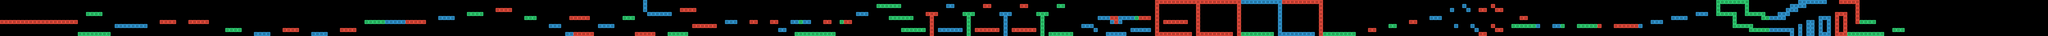

Below is a game level as drawn by its tile map, then a one-line description and the .tmx that defines it (tile-layer data replaced by summaries):
An orthogonal 500x9 tile map with 32x32 px tiles, 3 tile layers (red, green, blue), 3 tilesets and 91 objects.

<map version="1.0" tiledversion="1.0.2" orientation="orthogonal" renderorder="left-up" width="500" height="9" tilewidth="32" tileheight="32" nextobjectid="171">
 <tileset firstgid="1" source="redBlock.tsx" />
 <tileset firstgid="2" source="greenBlock.tsx" />
 <tileset firstgid="3" source="blueBlock.tsx" />
 <layer name="red" width="500" height="9">
  <data>[4500 cells, 240 non-empty, 1 distinct tile ids]</data>
 </layer>
 <layer name="green" width="500" height="9">
  <data>[4500 cells, 173 non-empty, 1 distinct tile ids]</data>
 </layer>
 <layer name="blue" width="500" height="9">
  <data>[4500 cells, 194 non-empty, 1 distinct tile ids]</data>
 </layer>
 <objectgroup name="end">
  <object id="59" x="14984" y="9.33333" width="409.333" height="265.333">
   <ellipse />
  </object>
 </objectgroup>
 <objectgroup name="spawnPoint">
  <object id="4" x="110.667" y="17.3333">
   <ellipse />
  </object>
 </objectgroup>
 <objectgroup name="coins">
  <object id="5" x="4529.33" y="240">
   <ellipse />
  </object>
  <object id="7" x="3008" y="128">
   <ellipse />
  </object>
  <object id="8" x="3168" y="128">
   <ellipse />
  </object>
  <object id="9" x="736" y="64">
   <ellipse />
  </object>
  <object id="10" x="1440" y="65.3333">
   <ellipse />
  </object>
  <object id="12" x="4497.33" y="241.333">
   <ellipse />
  </object>
  <object id="13" x="4558.67" y="240">
   <ellipse />
  </object>
  <object id="25" x="6254.33" y="138">
   <ellipse />
  </object>
  <object id="28" x="2272" y="192">
   <ellipse />
  </object>
  <object id="29" x="5120" y="64">
   <ellipse />
  </object>
  <object id="30" x="5152" y="64">
   <ellipse />
  </object>
  <object id="31" x="5184" y="64">
   <ellipse />
  </object>
  <object id="37" x="6063" y="144">
   <ellipse />
  </object>
  <object id="41" x="6272" y="224">
   <ellipse />
  </object>
  <object id="51" x="6896" y="13.3333">
   <ellipse />
  </object>
  <object id="52" x="6961.33" y="112">
   <ellipse />
  </object>
  <object id="53" x="6997.33" y="113.333">
   <ellipse />
  </object>
  <object id="54" x="7061.33" y="206.667">
   <ellipse />
  </object>
  <object id="55" x="7090.67" y="208">
   <ellipse />
  </object>
  <object id="56" x="7121.33" y="208">
   <ellipse />
  </object>
  <object id="62" x="7424" y="0">
   <ellipse />
  </object>
  <object id="63" x="7712" y="0">
   <ellipse />
  </object>
  <object id="64" x="8000" y="0">
   <ellipse />
  </object>
  <object id="65" x="8288" y="0">
   <ellipse />
  </object>
  <object id="66" x="7424" y="192">
   <ellipse />
  </object>
  <object id="67" x="7712" y="192">
   <ellipse />
  </object>
  <object id="68" x="8000" y="192">
   <ellipse />
  </object>
  <object id="69" x="8288" y="224">
   <ellipse />
  </object>
  <object id="70" x="9184" y="128">
   <ellipse />
  </object>
  <object id="71" x="9216" y="128">
   <ellipse />
  </object>
  <object id="72" x="9184" y="224">
   <ellipse />
  </object>
  <object id="73" x="9216" y="224">
   <ellipse />
  </object>
  <object id="74" x="9504" y="224">
   <ellipse />
  </object>
  <object id="75" x="9536" y="224">
   <ellipse />
  </object>
  <object id="76" x="9856" y="224">
   <ellipse />
  </object>
  <object id="77" x="9824" y="224">
   <ellipse />
  </object>
  <object id="78" x="10176" y="224">
   <ellipse />
  </object>
  <object id="79" x="10144" y="224">
   <ellipse />
  </object>
  <object id="80" x="10496" y="224">
   <ellipse />
  </object>
  <object id="81" x="10464" y="224">
   <ellipse />
  </object>
  <object id="82" x="8608" y="96">
   <ellipse />
  </object>
  <object id="83" x="8640" y="96">
   <ellipse />
  </object>
  <object id="84" x="8736" y="224">
   <ellipse />
  </object>
  <object id="88" x="4448" y="96">
   <ellipse />
  </object>
  <object id="89" x="2718.67" y="193.333">
   <ellipse />
  </object>
  <object id="92" x="10880" y="160">
   <ellipse />
  </object>
  <object id="93" x="11232" y="96">
   <ellipse />
  </object>
  <object id="95" x="11442.7" y="4">
   <ellipse />
  </object>
  <object id="96" x="11500" y="161.333">
   <ellipse />
  </object>
  <object id="100" x="11662.7" y="169.333">
   <ellipse />
  </object>
  <object id="101" x="11664" y="12">
   <ellipse />
  </object>
  <object id="102" x="12000" y="160">
   <ellipse />
  </object>
  <object id="103" x="12192" y="160">
   <ellipse />
  </object>
  <object id="104" x="12480" y="160">
   <ellipse />
  </object>
  <object id="106" x="12800" y="160">
   <ellipse />
  </object>
  <object id="107" x="13105.3" y="100">
   <ellipse />
  </object>
  <object id="108" x="13130.7" y="98.6667">
   <ellipse />
  </object>
  <object id="109" x="13504" y="64">
   <ellipse />
  </object>
  <object id="110" x="13472" y="64">
   <ellipse />
  </object>
  <object id="111" x="13600" y="160">
   <ellipse />
  </object>
  <object id="119" x="13792" y="192">
   <ellipse />
  </object>
  <object id="120" x="13824" y="192">
   <ellipse />
  </object>
  <object id="121" x="13856" y="192">
   <ellipse />
  </object>
  <object id="122" x="14240" y="96">
   <ellipse />
  </object>
  <object id="123" x="14272" y="96">
   <ellipse />
  </object>
  <object id="124" x="14400" y="64">
   <ellipse />
  </object>
  <object id="125" x="14432" y="64">
   <ellipse />
  </object>
  <object id="126" x="14464" y="64">
   <ellipse />
  </object>
  <object id="127" x="14464" y="96">
   <ellipse />
  </object>
  <object id="128" x="14464" y="128">
   <ellipse />
  </object>
  <object id="129" x="14528" y="224">
   <ellipse />
  </object>
  <object id="130" x="14560" y="224">
   <ellipse />
  </object>
  <object id="131" x="14592" y="224">
   <ellipse />
  </object>
  <object id="154" x="14780" y="150.667">
   <ellipse />
  </object>
  <object id="156" x="14792" y="161.333">
   <ellipse />
  </object>
  <object id="157" x="14801.3" y="173.333">
   <ellipse />
  </object>
  <object id="158" x="14824" y="185.333">
   <ellipse />
  </object>
  <object id="159" x="14840" y="190.667">
   <ellipse />
  </object>
  <object id="160" x="14854.7" y="189.333">
   <ellipse />
  </object>
  <object id="161" x="14869.3" y="181.333">
   <ellipse />
  </object>
  <object id="162" x="14885.3" y="174.667">
   <ellipse />
  </object>
  <object id="163" x="14894.7" y="161.333">
   <ellipse />
  </object>
  <object id="164" x="14901.3" y="150.667">
   <ellipse />
  </object>
  <object id="165" x="14818.7" y="80">
   <ellipse />
  </object>
  <object id="166" x="14852" y="84">
   <ellipse />
  </object>
  <object id="167" x="3936" y="32">
   <ellipse />
  </object>
  <object id="168" x="3904" y="32">
   <ellipse />
  </object>
  <object id="169" x="3936" y="32">
   <ellipse />
  </object>
  <object id="170" x="3968" y="32">
   <ellipse />
  </object>
 </objectgroup>
</map>
